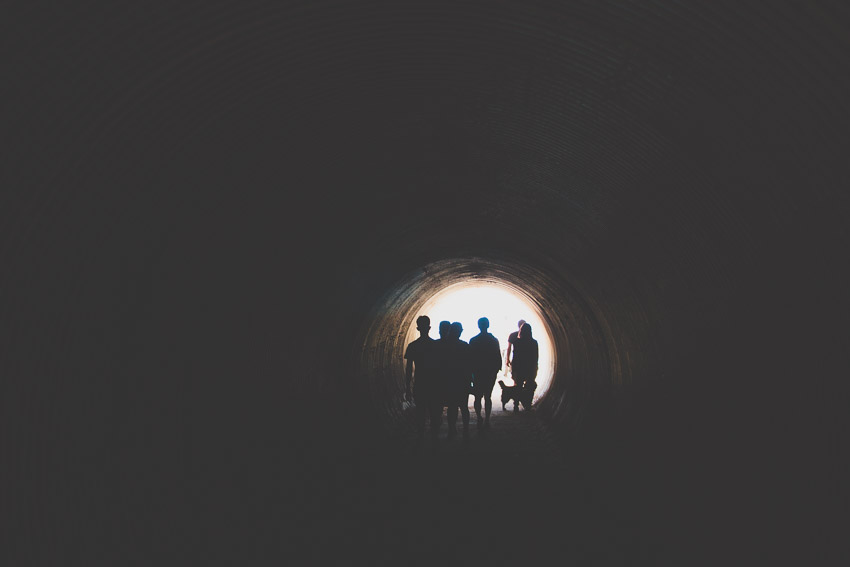
#> input picture _site/images/photography/original/IMG_0764.jpg, 850 x 567 px; its folder holds only this picture in this run
$ python processPhotos.py   (older library calls are emulated)
#> lines starting #> are read from the running program, lines starting #| are printed output that depends on the picture; long printed decimals are rounded
from PIL import Image
import os
import math

MAX_WIDTH = 600

# Add aspect ratio to img name:
# IMG_0786--.667-
for filename in os.listdir("original"):
    if filename.endswith(".jpg"):
        im = Image.open("original/" + filename)
#> im is the input picture: PIL image 850x567 RGB; mean R, G, B 55.2, 53.7, 54.2
        w, h = im.size
#> w = 850; h = 567
        print(im.size)
#| (850, 567)
        aspect_ratio = h / w
#> aspect_ratio = 0.667
        new_filename = "{}--{:.3f}--.jpg".format(os.path.splitext(filename)[0], aspect_ratio)
        print(filename)
        print("Aspect ratio: ", aspect_ratio)
#| Aspect ratio:  0.6671
        print("Saving to ", new_filename)
#| Saving to  IMG_0764--0.667--.jpg

        # Resize to max width
        downsize = MAX_WIDTH / w
#> downsize = 0.706
        print("Downsizing to ({},{})".format(downsize * im.size[0], downsize * im.size[1]))
#| Downsizing to (600.0,400.235)
        im = im.resize((math.ceil(downsize * im.size[0]), math.ceil(downsize * im.size[1])), Image.LANCZOS)
#> im: PIL image 600x401 RGB
        im.save("thumbnails/" + new_filename, optimize=True, quality=85)

        # Compressed versions for placeholders
        im.thumbnail((42, 42))
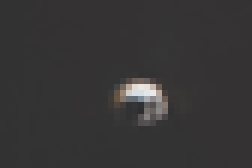
#> im: PIL image 42x28 RGB (shown 6 times larger); mean R, G, B 55.2, 53.7, 54.2
        im.save("compressed/" + filename, resample=Image.ANTIALIAS)

$ run again, on _site/images/photography/original/IMG_3361.jpg
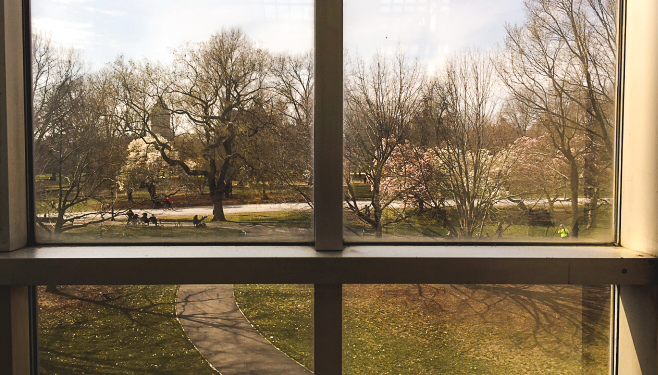
#> input picture _site/images/photography/original/IMG_3361.jpg, 1316 x 750 px (shown at 1/2 size)
#> im is the input picture: PIL image 1316x750 RGB; mean R, G, B 136.7, 120.3, 96.9
#| (1316, 750)
#| Aspect ratio:  0.5699
#| Saving to  IMG_3361--0.570--.jpg
#| Downsizing to (600.0,341.945)
#> `im = im.resize((math.ceil(downsize * im.size[0]), math.ceil(downsize *..`:
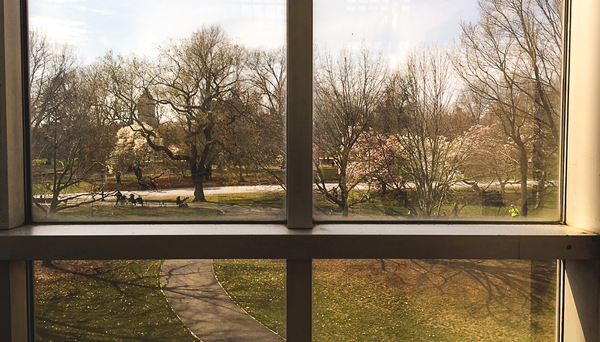
#> im: PIL image 600x342 RGB; mean R, G, B 136.6, 120.3, 96.9
#> `im.thumbnail((42, 42))`:
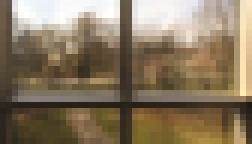
#> im: PIL image 42x24 RGB (shown 6 times larger); mean R, G, B 136.7, 120.4, 96.9

$ run again, on _site/images/photography/original/IMG_5994.jpg
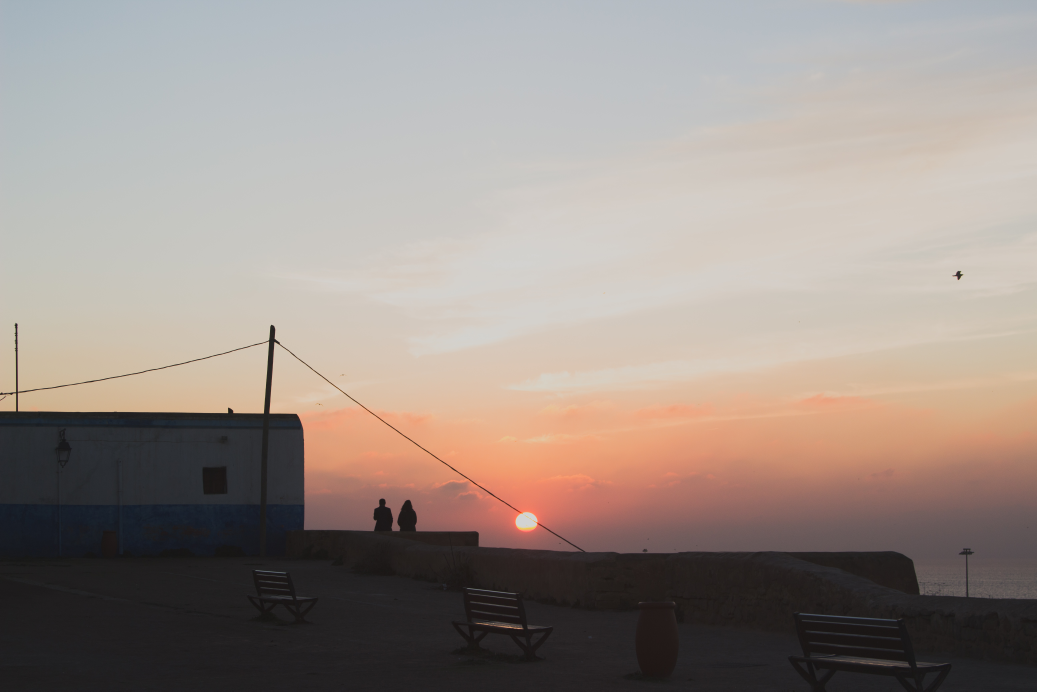
#> input picture _site/images/photography/original/IMG_5994.jpg, 5184 x 3456 px (shown at 1/5 size)
#> im is the input picture: PIL image 5184x3456 RGB; mean R, G, B 154.1, 143.1, 136.7
#| (5184, 3456)
#| Aspect ratio:  0.6667
#| Saving to  IMG_5994--0.667--.jpg
#| Downsizing to (600.0,400.0)
#> `im = im.resize((math.ceil(downsize * im.size[0]), math.ceil(downsize *..`:
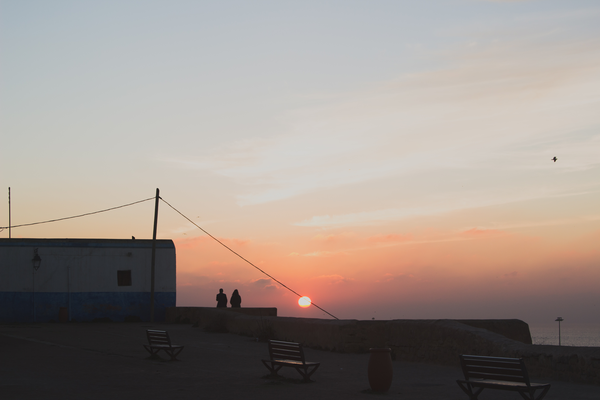
#> im: PIL image 600x400 RGB; mean R, G, B 154.1, 143.1, 136.7
#> `im.thumbnail((42, 42))`:
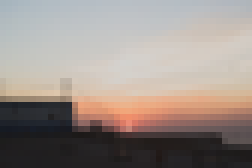
#> im: PIL image 42x28 RGB (shown 6 times larger); mean R, G, B 154.1, 143.1, 136.7
